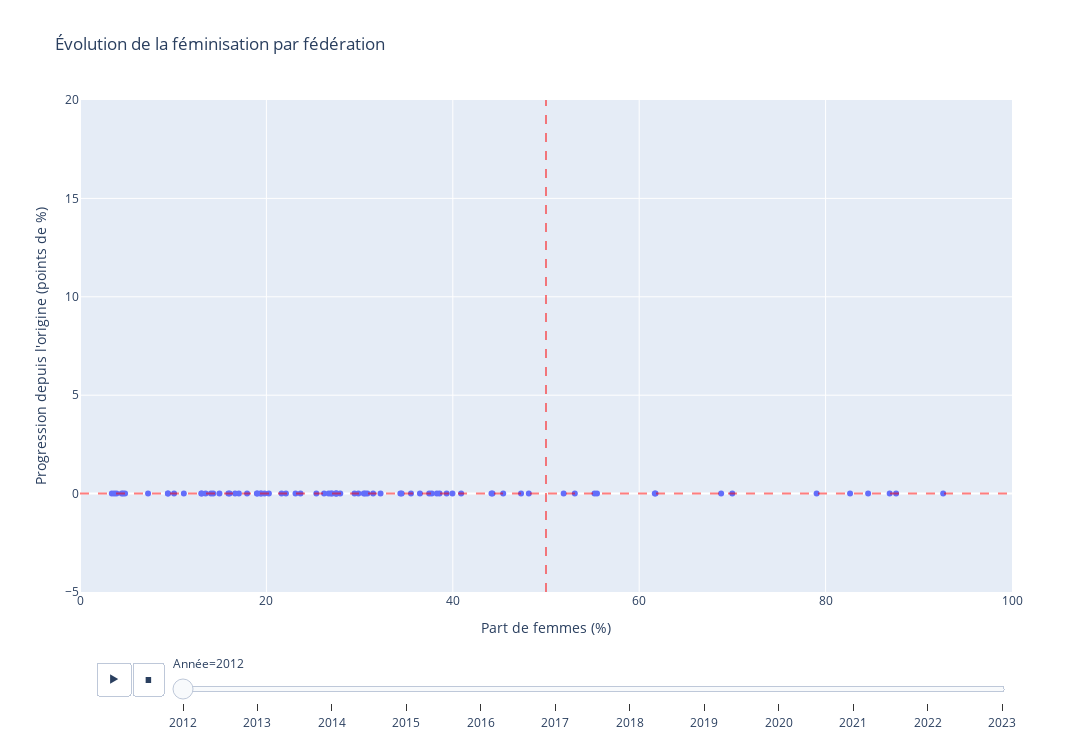

Here is the notebook cell this chart was saved with:
### Code cell
import plotly.express as px
import pandas as pd

# ✅ index -> colonne "federation", puis format long
df_long = (
    rolling_avg
    .mul(100)
    .rename_axis("federation")   # <-- clé
    .reset_index()
    .melt(id_vars="federation", var_name="annee", value_name="part_femmes")
)

# progression depuis la première année (en points de %)
df_long["progression"] = (
    df_long.groupby("federation")["part_femmes"]
    .transform(lambda s: s - s.iloc[0])
)

fig = px.scatter(
    df_long,
    x="part_femmes",
    y="progression",
    animation_frame="annee",
    animation_group="federation",
    hover_name="federation",
    labels={
        "part_femmes": "Part de femmes (%)",
        "progression": "Progression depuis l'origine (points de %)",
        "annee": "Année"
    },
    title="Évolution de la féminisation par fédération",
    width=1100,
    height=750
)

fig.add_vline(x=50, line_dash="dash", line_color="red", opacity=0.5)
fig.add_hline(y=0, line_dash="dash", line_color="red", opacity=0.5)

fig.update_xaxes(range=[0, 100])
fig.update_yaxes(range=[-5, 20])

fig.show()

### Figure 1 — Plotly figure (JSON) as saved in the notebook; plotly's stock layout.template omitted (floating-point values rounded to 4 significant figures; data arrays with more than 128 entries replaced by an {"elided": "..."} marker saying what was removed)
{"data": [{"hovertemplate": "<b>%{hovertext}</b><br><br>Année=2012<br>Part de femmes (%)=%{x}<br>Progression depuis l'origine (points de %)=%{y}<extra></extra>", "hovertext": {"elided": "171 str values"}, "ids": {"elided": "171 str values"}, "legendgroup": "", "marker": {"color": "#636efa", "symbol": "circle"}, "mode": "markers", "name": "", "orientation": "v", "showlegend": false, "type": "scatter", "x": {"elided": "171 float values"}, "xaxis": "x", "y": {"elided": "171 float values"}, "yaxis": "y"}], "layout": {"height": 750, "legend": {"tracegroupgap": 0}, "shapes": [{"line": {"color": "red", "dash": "dash"}, "opacity": 0.5, "type": "line", "x0": 50, "x1": 50, "xref": "x", "y0": 0, "y1": 1, "yref": "y domain"}, {"line": {"color": "red", "dash": "dash"}, "opacity": 0.5, "type": "line", "x0": 0, "x1": 1, "xref": "x domain", "y0": 0, "y1": 0, "yref": "y"}], "sliders": [{"active": 0, "currentvalue": {"prefix": "Année="}, "len": 0.9, "pad": {"b": 10, "t": 60}, "steps": [{"args": [["2012"], {"frame": {"duration": 0, "redraw": false}, "fromcurrent": true, "mode": "immediate", "transition": {"duration": 0, "easing": "linear"}}], "label": "2012", "method": "animate"}, {"args": [["2013"], {"frame": {"duration": 0, "redraw": false}, "fromcurrent": true, "mode": "immediate", "transition": {"duration": 0, "easing": "linear"}}], "label": "2013", "method": "animate"}, {"args": [["2014"], {"frame": {"duration": 0, "redraw": false}, "fromcurrent": true, "mode": "immediate", "transition": {"duration": 0, "easing": "linear"}}], "label": "2014", "method": "animate"}, {"args": [["2015"], {"frame": {"duration": 0, "redraw": false}, "fromcurrent": true, "mode": "immediate", "transition": {"duration": 0, "easing": "linear"}}], "label": "2015", "method": "animate"}, {"args": [["2016"], {"frame": {"duration": 0, "redraw": false}, "fromcurrent": true, "mode": "immediate", "transition": {"duration": 0, "easing": "linear"}}], "label": "2016", "method": "animate"}, {"args": [["2017"], {"frame": {"duration": 0, "redraw": false}, "fromcurrent": true, "mode": "immediate", "transition": {"duration": 0, "easing": "linear"}}], "label": "2017", "method": "animate"}, {"args": [["2018"], {"frame": {"duration": 0, "redraw": false}, "fromcurrent": true, "mode": "immediate", "transition": {"duration": 0, "easing": "linear"}}], "label": "2018", "method": "animate"}, {"args": [["2019"], {"frame": {"duration": 0, "redraw": false}, "fromcurrent": true, "mode": "immediate", "transition": {"duration": 0, "easing": "linear"}}], "label": "2019", "method": "animate"}, {"args": [["2020"], {"frame": {"duration": 0, "redraw": false}, "fromcurrent": true, "mode": "immediate", "transition": {"duration": 0, "easing": "linear"}}], "label": "2020", "method": "animate"}, {"args": [["2021"], {"frame": {"duration": 0, "redraw": false}, "fromcurrent": true, "mode": "immediate", "transition": {"duration": 0, "easing": "linear"}}], "label": "2021", "method": "animate"}, {"args": [["2022"], {"frame": {"duration": 0, "redraw": false}, "fromcurrent": true, "mode": "immediate", "transition": {"duration": 0, "easing": "linear"}}], "label": "2022", "method": "animate"}, {"args": [["2023"], {"frame": {"duration": 0, "redraw": false}, "fromcurrent": true, "mode": "immediate", "transition": {"duration": 0, "easing": "linear"}}], "label": "2023", "method": "animate"}], "x": 0.1, "xanchor": "left", "y": 0, "yanchor": "top"}], "title": {"text": "Évolution de la féminisation par fédération"}, "updatemenus": [{"buttons": [{"args": [null, {"frame": {"duration": 500, "redraw": false}, "fromcurrent": true, "mode": "immediate", "transition": {"duration": 500, "easing": "linear"}}], "label": "&#9654;", "method": "animate"}, {"args": [[null], {"frame": {"duration": 0, "redraw": false}, "fromcurrent": true, "mode": "immediate", "transition": {"duration": 0, "easing": "linear"}}], "label": "&#9724;", "method": "animate"}], "direction": "left", "pad": {"r": 10, "t": 70}, "showactive": false, "type": "buttons", "x": 0.1, "xanchor": "right", "y": 0, "yanchor": "top"}], "width": 1100, "xaxis": {"anchor": "y", "domain": [0, 1], "range": [0, 100], "title": {"text": "Part de femmes (%)"}}, "yaxis": {"anchor": "x", "domain": [0, 1], "range": [-5, 20], "title": {"text": "Progression depuis l'origine (points de %)"}}}}
